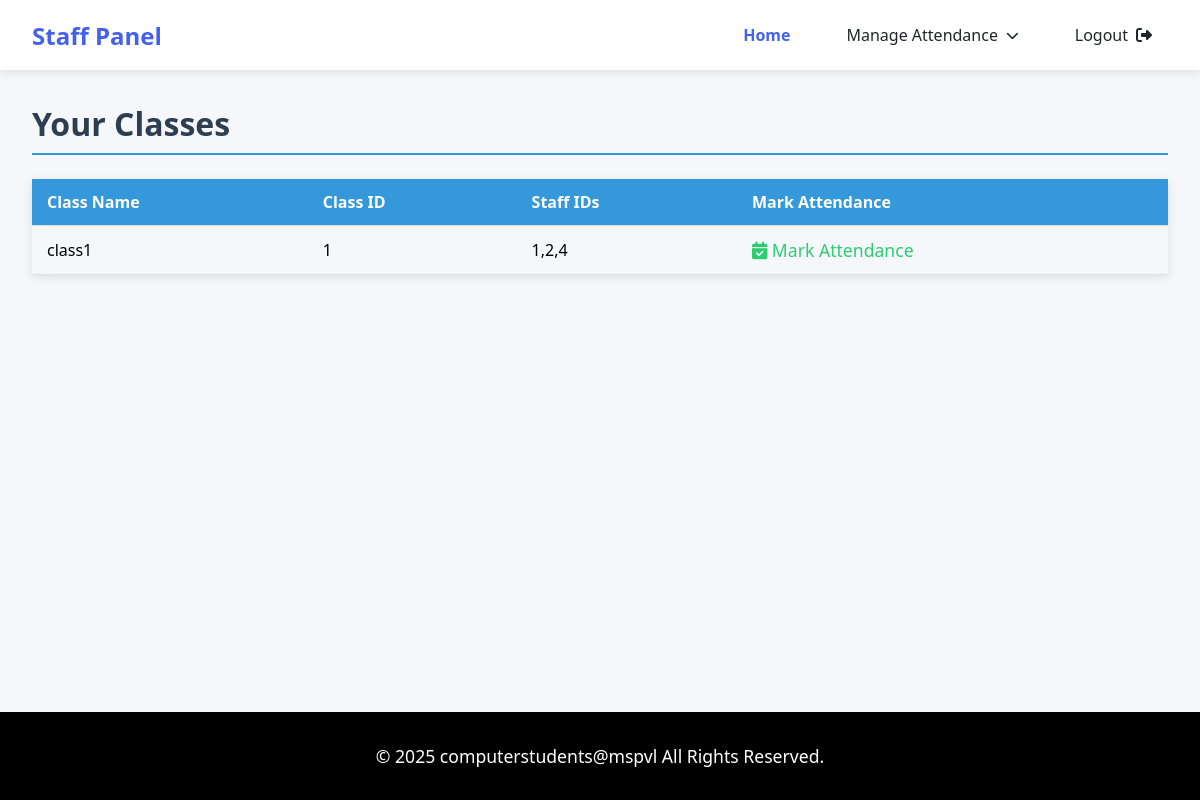
Before: /view_all_attendance (signed in) with the older database file.
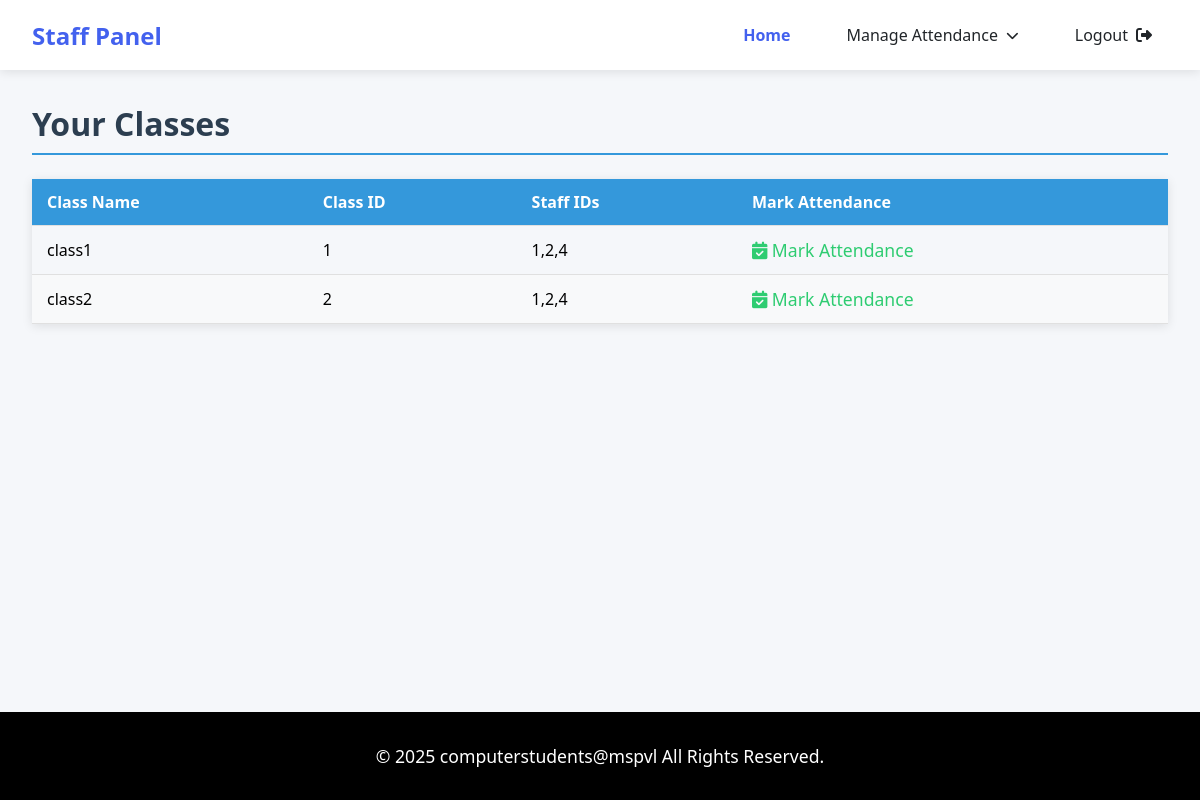
After: the same page with the newer database file.
### tables this page shows
CREATE TABLE "classes_tb" (
	"classid"	INTEGER NOT NULL,
	"classname"	TEXT NOT NULL UNIQUE,
	"dept"	TEXT NOT NULL,
	"year"	TEXT NOT NULL,
	"sem"	TEXT NOT NULL,
	"staffsid"	TEXT NOT NULL,
	PRIMARY KEY("classid")
);

### app.py (the view)
@app.route('/view_all_attendance')
def view_all_attendance():
    if 'userid' not in session:
        return redirect(url_for('login'))
    user_id = str(session['userid'])
    conn = sqlite3.connect('spm_db.db')
    conn.row_factory = sqlite3.Row
    cursor = conn.cursor()
    cursor.execute("SELECT classname, classid, staffsid FROM classes_tb")
    all_classes = cursor.fetchall()
    classes = []
    for cls in all_classes:
        staff_ids = [id.strip() for id in cls['staffsid'].split(',')]
        if user_id in staff_ids:
            classes.append(cls)
    cursor.close()
    conn.close()
    return render_template('staff/view_attendance.html', classes=classes)

### templates/staff/view_attendance.html (shortened to what this page needs)
<!DOCTYPE html>
<html lang="en">
<head>
    <link rel="stylesheet" href="https://cdnjs.cloudflare.com/ajax/libs/font-awesome/6.4.0/css/all.min.css">
    <link rel="stylesheet" href="static/css/style.css">
</head>
<body>
    <nav class="navbar">
        <a href="#" class="navbar-brand">Staff Panel</a>
        <div class="nav-menu">
            <a href="{{url_for('staff_dashboard')}}" class="nav-item active">Home</a>
            <div class="dropdown">
                <a href="#" class="nav-item dropdown-toggle">Manage Attendance</a>
            </div>
            <a href="{{url_for('home')}}" class="nav-item" id="logout-link">
                <span>Logout</span>
                <i class="fas fa-sign-out-alt"></i>
            </a>
        </div>
    </nav>
    <div class="main-content">
        <h1>Your Classes</h1>
        <table class="class-table">
            <thead>
                <tr>
                    <th>Class Name</th>
                    <th>Class ID</th>
                    <th>Staff IDs</th>
                    <th>Mark Attendance</th>
                </tr>
            </thead>
            <tbody>
                {% for class in classes %}
                <tr>
                    <td>{{ class.classname }}</td>
                    <td>{{ class.classid }}</td>
                    <td>{{ class.staffsid }}</td>
                    <td>
                        <a href="{{ url_for('mark_attendance', classid=class.classid,classname = class.classname) }}"
                           class="btn btn-primary attendance-link">
                            <i class="fas fa-calendar-check"></i> Mark Attendance
                        </a>
                    </td>
                </tr>
                {% endfor %}
            </tbody>
        </table>
    </div>
    <footer class="footer">
        <p class="copyright">© 2025 computerstudents@mspvl All Rights Reserved.</p>
    </footer>
</body>
</html>

Changed rows visible on the page:
added classes_tb: classname "class2", classid "2", staffsid "1,2,4"
